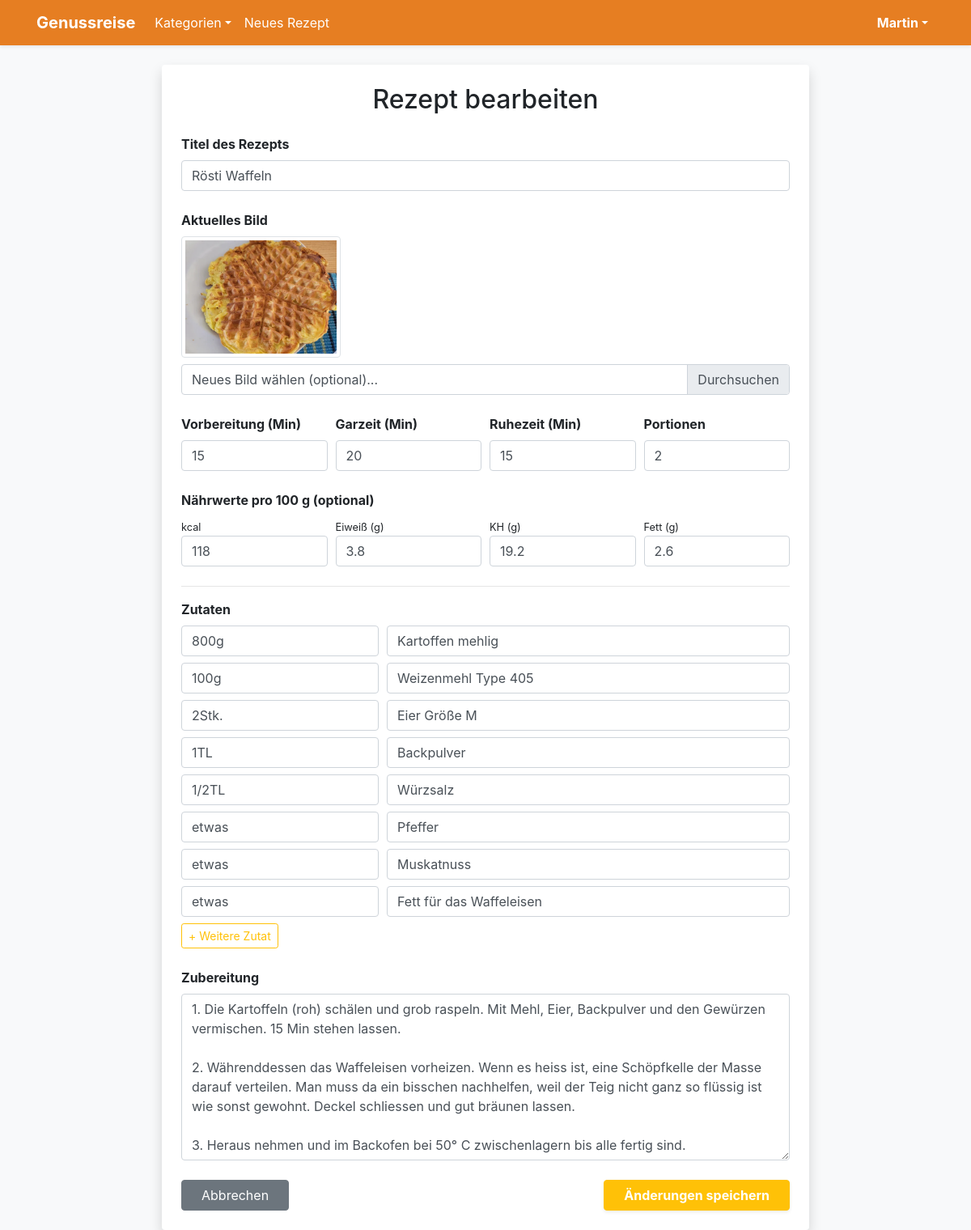
/recipe/1/edit (signed in), run on the app's committed database.
### app.py (models this page shows, shortened)
class User(db.Model, UserMixin):
    id = db.Column(db.Integer, primary_key=True)
    username = db.Column(db.String(20), unique=True, nullable=False)
    email = db.Column(db.String(120), unique=True, nullable=False)
    password = db.Column(db.String(60), nullable=False)
    is_admin = db.Column(db.Boolean, default=False)
    recipes = db.relationship('Recipe', backref='author', lazy=True)
    favorites = db.relationship('Favorite', backref='user', lazy=True, cascade="all, delete-orphan")

class Recipe(db.Model):
    id = db.Column(db.Integer, primary_key=True)
    name = db.Column(db.String(100), nullable=False)
    instructions = db.Column(db.Text, nullable=False)
    prep_time = db.Column(db.Integer, default=0)
    cook_time = db.Column(db.Integer, default=0)
    rest_time = db.Column(db.Integer, default=0)
    servings = db.Column(db.Integer, default=1)
    calories = db.Column(db.Integer, default=0)
    protein = db.Column(db.Float, default=0.0)
    carbs = db.Column(db.Float, default=0.0)
    fat = db.Column(db.Float, default=0.0)
    image_file = db.Column(db.String(100), nullable=False, default='default.jpg')
    user_id = db.Column(db.Integer, db.ForeignKey('user.id'), nullable=False)
    ingredients = db.relationship('Ingredient', backref='recipe', lazy=True, cascade="all, delete-orphan")
    favorites = db.relationship('Favorite', backref='recipe', lazy=True, cascade="all, delete-orphan")

class Ingredient(db.Model):
    id = db.Column(db.Integer, primary_key=True)
    amount = db.Column(db.String(50))
    name = db.Column(db.String(100), nullable=False)
    recipe_id = db.Column(db.Integer, db.ForeignKey('recipe.id'), nullable=False)

### app.py (the view, shortened to what this page needs)
@app.route("/recipe/<int:recipe_id>/edit", methods=['GET', 'POST'])
@login_required
def edit_recipe(recipe_id):
    recipe = Recipe.query.get_or_404(recipe_id)
    if recipe.author != current_user:
        flash('Keine Berechtigung!', 'danger')
        return redirect(url_for('recipe_detail', recipe_id=recipe.id))
    return render_template('edit_recipe.html', recipe=recipe)

### app.py (called while the page is built)
@login_manager.user_loader
def load_user(user_id):
    return User.query.get(int(user_id))

def get_categories():
    cat_names = ["Abendessen", "Asiatisch", "Backen", "Beilagen", "Brot & Brötchen", "Dessert",
                 "Eintöpfe", "Fisch", "Fleisch", "Frühstück", "Geflügel", "Getränke",
                 "Hauptspeise", "Italienisch", "Low Carb", "Mittagessen", "Nachtisch",
                 "Pasta", "Pizza", "Salate", "Snacks", "Suppen", "Vegan", "Vegetarisch", "Vorspeise"]
    return [{'id': i+1, 'name': name} for i, name in enumerate(cat_names)]

@app.context_processor
def inject_categories():
    return dict(all_categories=get_categories())

### templates/edit_recipe.html (shortened to what this page needs)
{% extends "base.html" %}
{% block content %}
<div class="container mt-4">
    <div class="card shadow border-0 p-4 mx-auto" style="max-width: 800px;">
        <h2 class="text-center mb-4">Rezept bearbeiten</h2>
        <form method="POST" enctype="multipart/form-data">
            <div class="form-group mb-4">
                <label class="font-weight-bold">Titel des Rezepts</label>
                <input type="text" name="name" class="form-control" value="{{ recipe.name }}" required>
            </div>
            <div class="form-group mb-4">
                <label class="font-weight-bold d-block">Aktuelles Bild</label>
                <img src="{{ url_for('static', filename='uploads/' + recipe.image_file) }}" class="img-thumbnail mb-2" style="max-height: 150px;">
                <div class="custom-file">
                    <label class="custom-file-label" for="image_file" data-browse="Durchsuchen">Neues Bild wählen (optional)...</label>
                </div>
            </div>
            <div class="form-row mb-4">
                <div class="col-md-3">
                    <label class="font-weight-bold">Vorbereitung (Min)</label>
                    <input type="number" name="prep_time" class="form-control" value="{{ recipe.prep_time }}">
                </div>
                <div class="col-md-3">
                    <label class="font-weight-bold">Garzeit (Min)</label>
                    <input type="number" name="cook_time" class="form-control" value="{{ recipe.cook_time }}">
                </div>
                <div class="col-md-3">
                    <label class="font-weight-bold">Ruhezeit (Min)</label>
                    <input type="number" name="rest_time" class="form-control" value="{{ recipe.rest_time }}">
                </div>
                <div class="col-md-3">
                    <label class="font-weight-bold">Portionen</label>
                    <input type="number" name="servings" class="form-control" value="{{ recipe.servings }}">
                </div>
            </div>
            <label class="font-weight-bold">Nährwerte pro 100 g (optional)</label>
            <div class="form-row mb-4">
                <div class="col-3">
                    <small>kcal</small>
                    <input type="number" name="calories" class="form-control" value="{{ recipe.calories }}">
                </div>
                <div class="col-3">
                    <small>Eiweiß (g)</small>
                    <input type="number" step="0.1" name="protein" class="form-control" value="{{ recipe.protein }}">
                </div>
                <div class="col-3">
                    <small>KH (g)</small>
                    <input type="number" step="0.1" name="carbs" class="form-control" value="{{ recipe.carbs }}">
                </div>
                <div class="col-3">
                    <small>Fett (g)</small>
                    <input type="number" step="0.1" name="fat" class="form-control" value="{{ recipe.fat }}">
                </div>
            </div>
            <hr>
            <label class="font-weight-bold">Zutaten</label>
            <div id="ingredient-container">
                {% for ing in recipe.ingredients %}
                <div class="form-row mb-2">
                    <div class="col-4">
                        <input type="text" name="ing_amount[]" class="form-control" value="{{ ing.amount }}">
                    </div>
                    <div class="col-8">
                        <input type="text" name="ing_name[]" class="form-control" value="{{ ing.name }}">
                    </div>
                </div>
                {% endfor %}
            </div>
            <button type="button" class="btn btn-sm btn-outline-warning mb-4" id="add-ingredient">+ Weitere Zutat</button>
            <div class="form-group">
                <label class="font-weight-bold">Zubereitung</label>
                <textarea name="instructions" class="form-control" rows="8" required>{{ recipe.instructions }}</textarea>
            </div>
            <div class="d-flex justify-content-between mt-4">
                <a href="{{ url_for('recipe_detail', recipe_id=recipe.id) }}" class="btn btn-secondary px-4">Abbrechen</a>
                <button type="submit" class="btn btn-warning text-white font-weight-bold px-4 shadow-sm">Änderungen speichern</button>
            </div>
        </form>
    </div>
</div>
{% endblock %}

### templates/base.html (shortened to what this page needs)
<!DOCTYPE html>
<html lang="de">
<head>
    <link rel="stylesheet" href="https://stackpath.bootstrapcdn.com/bootstrap/4.5.2/css/bootstrap.min.css">
    <link rel="stylesheet" href="https://cdnjs.cloudflare.com/ajax/libs/font-awesome/5.15.4/css/all.min.css">
</head>
<body class="bg-light">
    <nav class="navbar navbar-expand-lg navbar-dark navbar-custom shadow-sm">
        <div class="container">
            <a class="navbar-brand font-weight-bold" href="{{ url_for('index') }}">Genussreise</a>
            <div class="collapse navbar-collapse">
                <ul class="navbar-nav mr-auto">
                    <li class="nav-item dropdown">
                        <a class="nav-link dropdown-toggle text-white" href="#" data-toggle="dropdown">Kategorien</a>
                    </li>
                    <li class="nav-item"><a class="nav-link text-white" href="{{ url_for('new_recipe') }}">Neues Rezept</a></li>
                </ul>
                <ul class="navbar-nav">
                    {% if current_user.is_authenticated %}
                        <li class="nav-item dropdown">
                            <a class="nav-link dropdown-toggle text-white font-weight-bold" href="#" data-toggle="dropdown">{{ current_user.username }}</a>
                        </li>
                    {% else %}
                        <li class="nav-item"><a class="nav-link text-white" href="{{ url_for('login') }}">Login</a></li>
                        <li class="nav-item ml-2"><a class="btn btn-outline-light btn-sm mt-1" href="{{ url_for('register') }}">Registrieren</a></li>
                    {% endif %}
                </ul>
            </div>
        </div>
    </nav>
    <div class="container mt-4">
        {% block content %}{% endblock %}
    </div>
</body>
</html>

### templates/base.html (style rules this page uses)
.navbar-custom { background-color: #e67e22; }

### data on the page
User: username "Martin"
Recipe: name "Rösti Waffeln", image_file (picture), prep_time "15", cook_time "20", rest_time "15", servings "2", calories "118", protein "3.8", carbs "19.2", fat "2.6", instructions "1. Die Kartoffeln (roh) schälen und grob raspeln. Mit Mehl, Eier, Backpulver und den Gewürzen vermischen. 15 Min stehen lassen. 2. Währenddessen das Waffeleisen vorheizen. Wenn es heiss ist, eine Schöpfkelle der Masse darauf verteilen. Man muss da ein bisschen nachhelfen, weil der Teig nicht ganz so flüssig ist wie sonst gewohnt. Deckel schliessen und gut bräunen lassen. 3. Heraus nehmen und im Backofen bei 50° C zwischenlagern bis alle fertig sind."
Ingredient: amount "800g", name "Kartoffen mehlig"
Ingredient: amount "100g", name "Weizenmehl Type 405"
Ingredient: amount "2Stk.", name "Eier Größe M"
Ingredient: amount "1TL", name "Backpulver"
Ingredient: amount "1/2TL", name "Würzsalz"
Ingredient: amount "etwas", name "Pfeffer"
Ingredient: amount "etwas", name "Muskatnuss"
Ingredient: amount "etwas", name "Fett für das Waffeleisen"
